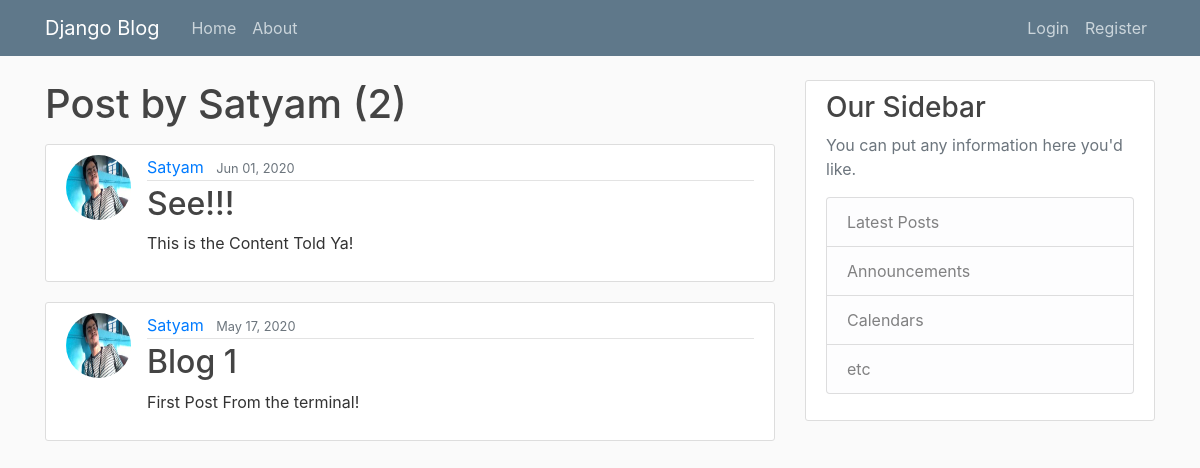
The page /user/Satyam on the database as committed earlier.
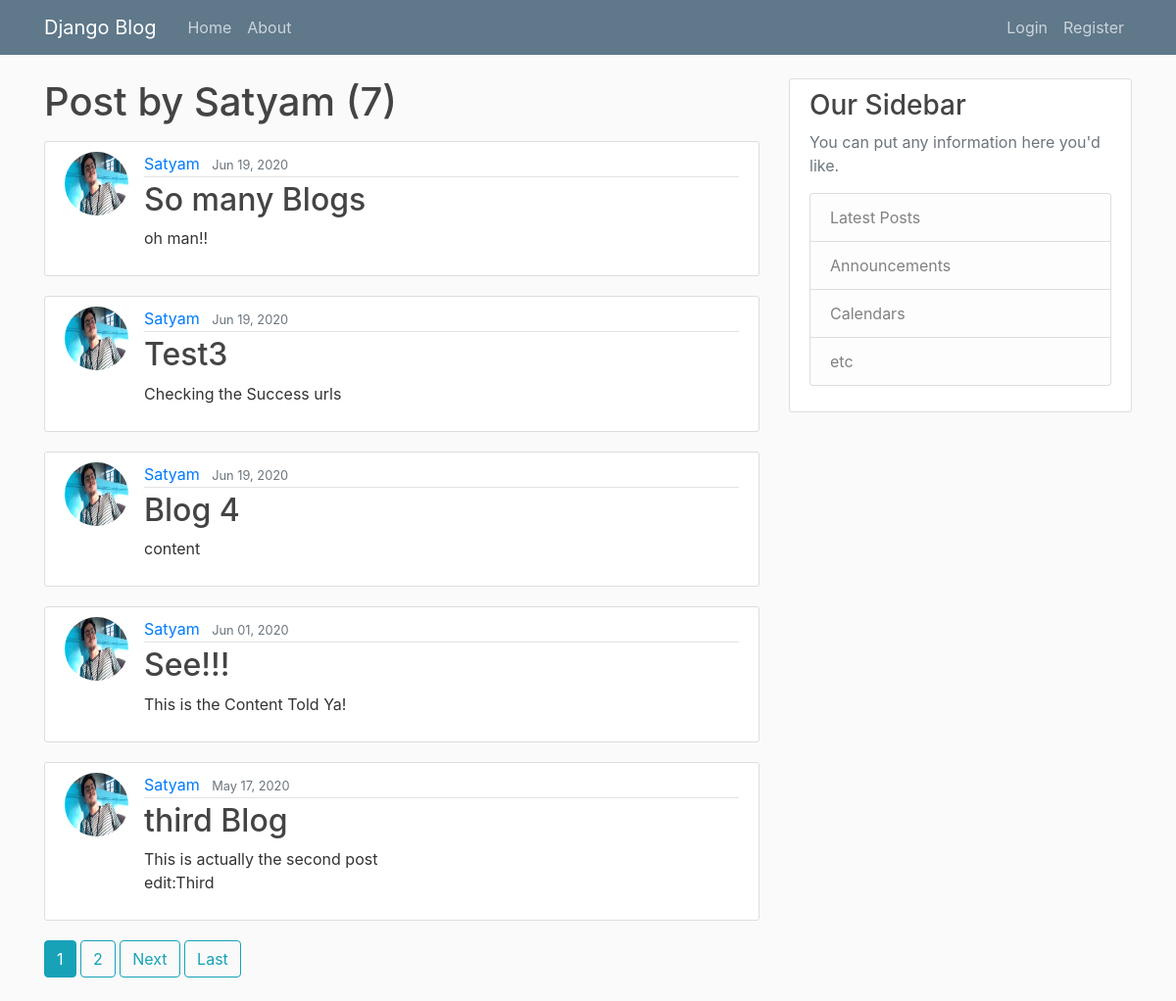
The same page on the database as committed later.
### blog/models.py (models this page shows, shortened)
class Post(models.Model):                                       # we have an implicit PK "id "
    title = models.CharField(max_length=100)                    #title is a characterfield of maxlength 100
    content = models.TextField()                                #content is Text Field Who's size is unlimited (almost)
    date_posted = models.DateTimeField(default = timezone.now)  #date_posted is a DateTimeField with current datetime as the default value
    author =  models.ForeignKey(User,on_delete=models.CASCADE)  # author is a FK Mapped to (referencing) User When author(USer) is deleted this model is dropped (Deleted)

### users/models.py (models this page shows, shortened)
class Profile(models.Model):
    user = models.OneToOneField(User,on_delete=models.CASCADE)                              ##Creting a one to one relationship to the User
    image = models.ImageField(default = "default.jpg",upload_to = 'profile_pics')           ##An Image field with default = default.jpg and upload_to = <folderName>

### blog/views.py (the view)
# urls.py: path('user/<str:username>', UserPostListView.as_view(),name = 'user-posts'),
class UserPostListView(ListView):
    model = Post
    template_name = "blog/user_posts.html"                                          ##What model that   we need to query
    context_object_name = "posts"
    paginate_by = 5
    def get_queryset(self):                                                         #we are overriding this method so that we can return our own queryset
        user =  get_object_or_404( User , username= self.kwargs.get('username'))
        return  Post.objects.filter(author = user).order_by('-date_posted')

### blog/templates/blog/user_posts.html (shortened to what this page needs)
{% extends "blog/base.html" %}
{% block content %}
    <h1 class = "mb-3">Post by {{ view.kwargs.username }} ({{ page_obj.paginator.count}})</h1>
    {% for post in posts %}
        <article class="media content-section">
            <img class = "rounded-circle article-img" src="{{ post.author.profile.image.url}}">
            <div class="media-body">
                <div class="article-metadata">
                    <a class="mr-2" href="{% url 'user-posts' post.author.username %}">{{ post.author }}</a>
                    <small class="text-muted">{{ post.date_posted|date:"M d, Y" }}</small>
                </div>
                <h2><a class="article-title" href="{% url 'post-detail' post.id %}">{{ post.title }}</a></h2>
                <p class="article-content">{{ post.content }}</p>
            </div>
        </article>
    {% endfor %}
    {% if is_paginated %}
        {% for num in page_obj.paginator.page_range %}
            {% if page_obj.number == num  %}
                <a class= "btn btn-info mb-4" href="?page={{ num }}">{{ num     }}</a>
            {% elif num > page_obj.number|add:'-3' and num < page_obj.number|add:'3'  %}
                <a class= "btn btn-outline-info mb-4" href="?page={{ num }}"> {{ num }}</a>
            {% endif %}
        {% endfor %}
        {% if page_obj.has_next  %}
            <a class= "btn btn-outline-info mb-4" href="?page={{ page_obj.next_page_number }}">Next</a>
            <a class= "btn btn-outline-info mb-4" href="?page={{ page_obj.paginator.num_pages }}">Last </a>
        {% endif %}
    {% endif %}
{% endblock content %}

### blog/templates/blog/base.html (shortened to what this page needs)
{% load static %}
<!doctype html>
<html lang="en">
<head>
    <link rel="stylesheet" href="https://stackpath.bootstrapcdn.com/bootstrap/4.3.1/css/bootstrap.min.css"
>
    <link rel="stylesheet" type="text/css" href="{% static 'blog/main.css' %}">
</head>
<body>
    <header class="site-header">
        <nav class="navbar navbar-expand-md navbar-dark bg-steel fixed-top">
            <div class="container">
                <a class="navbar-brand mr-4" href="/">Django Blog</a>
                <div class="collapse navbar-collapse" id="navbarToggle">
                    <div class="navbar-nav mr-auto">
                        <a class="nav-item nav-link" href="{% url 'blog-home' %}">Home</a>
                        <a class="nav-item nav-link" href="{% url 'blog-about' %}">About</a>
                    </div>
                    <div class="navbar-nav">
                        {% if user.is_authenticated %}
                        <a class="nav-item nav-link" href="{% url 'post-create' %}">New Post</a>
                        <a class="nav-item nav-link" href="{% url 'logout' %}">Logout</a>
                        <a class="nav-item nav-link" href="{% url 'profile' %}">Profile</a>
                        {% else %}
                        <a class="nav-item nav-link" href="{% url 'login' %}">Login</a>
                        <a class="nav-item nav-link" href="{% url 'register' %}">Register</a>
                        {% endif %}
                    </div>
                </div>
            </div>
        </nav>
    </header>
    <main role="main" class="container">
        <div class="row">
            <div class="col-md-8">
                {% block content %}{% endblock %}
            </div>
            <div class="col-md-4">
                <div class="content-section">
                    <h3>Our Sidebar</h3>
                    <p class='text-muted'>You can put any information here you'd like.
                    <ul class="list-group">
                        <li class="list-group-item list-group-item-light">Latest Posts</li>
                        <li class="list-group-item list-group-item-light">Announcements</li>
                        <li class="list-group-item list-group-item-light">Calendars</li>
                        <li class="list-group-item list-group-item-light">etc</li>
                    </ul>
                    </p>
                </div>
            </div>
        </div>
    </main>
</body>
</html>

### blog/static/blog/main.css (style rules this page uses)
body { background: #fafafa; color: #333333; margin-top: 5rem; }
h1, h2, h3, h4, h5, h6 { color: #444444; }
ul { margin: 0; }
.bg-steel { background-color: #5f788a; }
.site-header .navbar-nav .nav-link { color: #cbd5db; }
.content-section { background: #ffffff; padding: 10px 20px; border: 1px solid #dddddd; border-radius: 3px; margin-bottom: 20px; }
.article-title { color: #444444; }
.article-content { white-space: pre-line; }
.article-img { height: 65px; width: 65px; margin-right: 16px; }
.article-metadata { padding-bottom: 1px; margin-bottom: 4px; border-bottom: 1px solid #e3e3e3 }

Rows that differ between the two databases and show on the page:
no longer on this page (row unchanged): Post: author.profile.image (picture), author "Satyam", date_posted "May 17, 2020", title "Blog 1", content "First Post From the terminal!"
added Post: author.profile.image (picture), author "Satyam", date_posted "Jun 19, 2020", title "So many Blogs", content "oh man!!"
added Post: author.profile.image (picture), author "Satyam", date_posted "Jun 19, 2020", title "Test3", content "Checking the Success urls"
added Post: author.profile.image (picture), author "Satyam", date_posted "Jun 19, 2020", title "Blog 4", content "content"
now on this page (row edited): Post: author.profile.image (picture), author "Satyam", date_posted "May 17, 2020", title "third Blog", content "This is actually the second post edit:Third"
Other text that changed with them:
{{ page_obj.paginator.count }}: "2" → "7"
new list line: "1"
new list line: "2"
text now shown: "Next Last"
